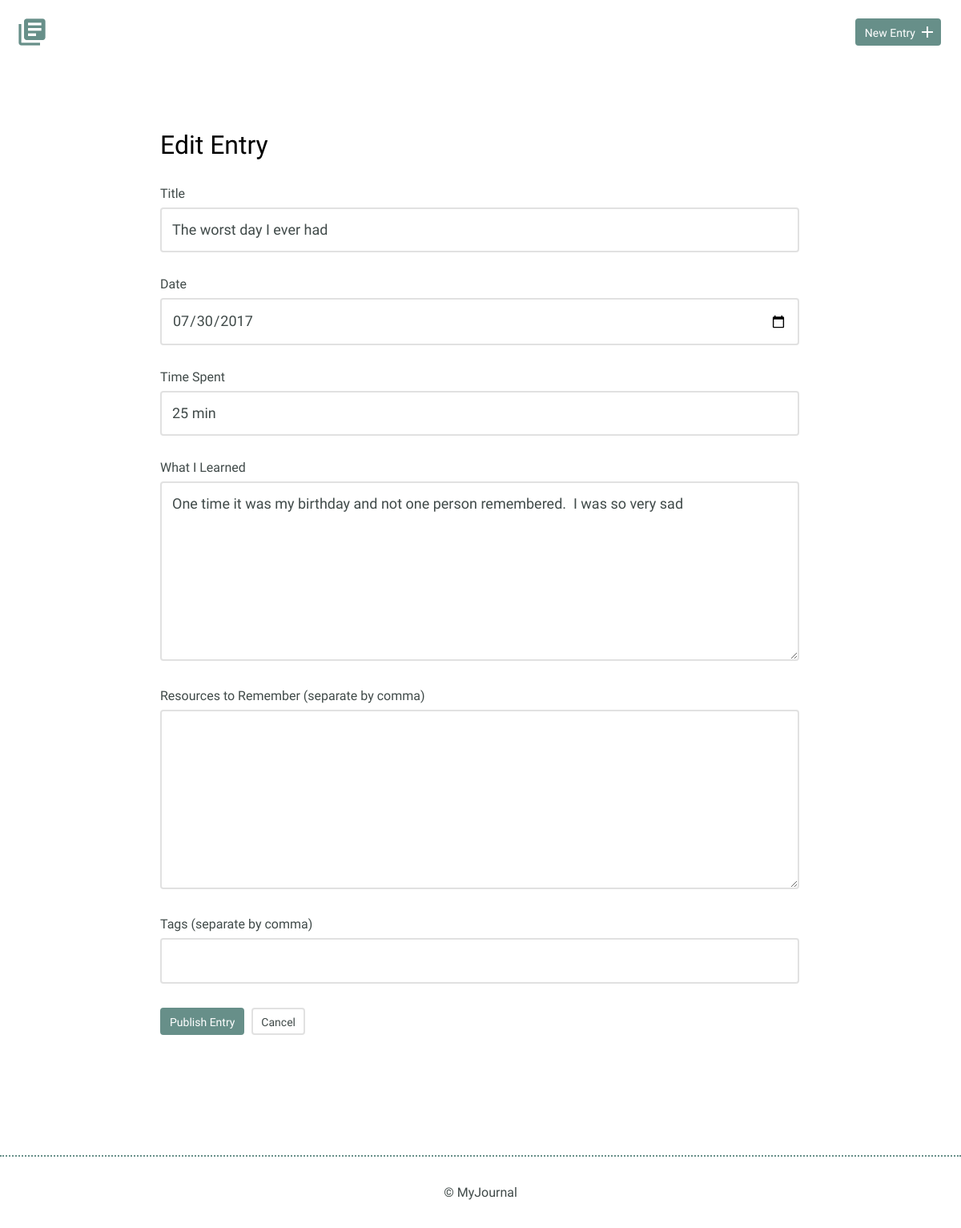
The page /edit.php?id=2 on the database as committed earlier.
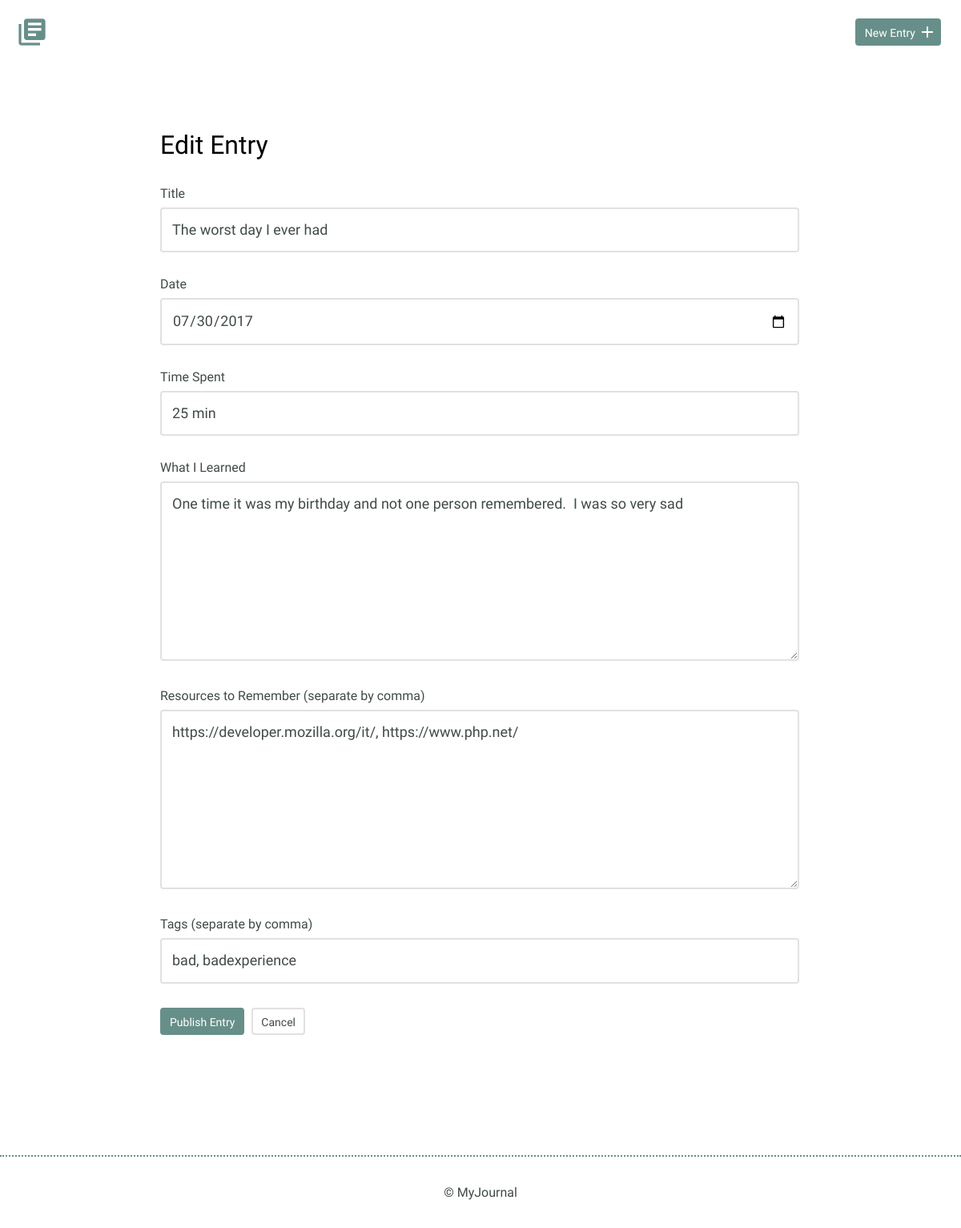
The same page on the database as committed later.
### tables this page shows
CREATE TABLE "entries" (
	`id`	INTEGER,
	`title`	TEXT,
	`date`	TEXT,
	`time_spent`	INTEGER,
	`learned`	BLOB,
	`resources`	BLOB, tags TEXT,
	PRIMARY KEY(`id`)
);

### inc/functions.php (called while the page is built, shortened)
<?php
function get_entry($entry_id){
    include 'connections.php';
    $sql = 'SELECT * FROM entries WHERE id = ?';
    try {
        $result = $db->prepare($sql);
        $result->bindValue(1, $entry_id, PDO::PARAM_INT);
        $result->execute();
    } catch (Exception $e) {
        echo "Error!: " . $e->getMessage() . "<br />";
        return false;
    }
    return $result->fetch();
}

### edit.php (the view, shortened to what this page needs)
<?php
include('inc/header.php');
include('inc/functions.php');
if (isset($_GET['id'])) {
    list($entry_id, $title, $date, $time_spent, $learned, $resources, $tags) = get_entry(filter_input(INPUT_GET, 'id', FILTER_SANITIZE_NUMBER_INT));
}
?>
                <div class="edit-entry">
                    <h2>Edit Entry</h2>
                    <form method="post" action="edit.php">
                        <label for="title"> Title</label>
                        <input id="title" value='<?php echo"$title" ?>' type="text" name="title"><br>
                        <label for="date">Date</label>
                        <input id="date" value='<?php echo"$date" ?>' type="date" name="date"><br>
                        <label for="time-spent"> Time Spent</label>
                        <input id="time-spent" value='<?php echo"$time_spent" ?>'type="text" name="timeSpent"><br>
                        <label for="what-i-learned">What I Learned</label>
                        <textarea id="what-i-learned" rows="5" name="whatILearned"><?php echo"$learned" ?></textarea>
                        <label for="resources-to-remember">Resources to Remember (separate by comma)</label>
                        <textarea id="resources-to-remember" rows="5" name="ResourcesToRemember"><?php echo"$resources" ?></textarea>
                        <label for="tag">Tags (separate by comma)</label>
                        <input id="tag" type="text" value='<?php echo"$tags" ?>' name="tag"><br>
                        <input type="submit" value="Publish Entry" class="button">
                        <a href="#" class="button button-secondary">Cancel</a>
                    </form>
                </div>
            </div>
        </section>
        <footer>
            <div>
                &copy; MyJournal
            </div>
        </footer>
    </body>
</html>

Rows that differ between the two databases and show on the page:
changed entries "The worst day I ever had": ResourcesToRemember (not shown) → "https://developer.mozilla.org/it/, https://www.php.net/"; tag (not shown) → "bad, badexperience"
